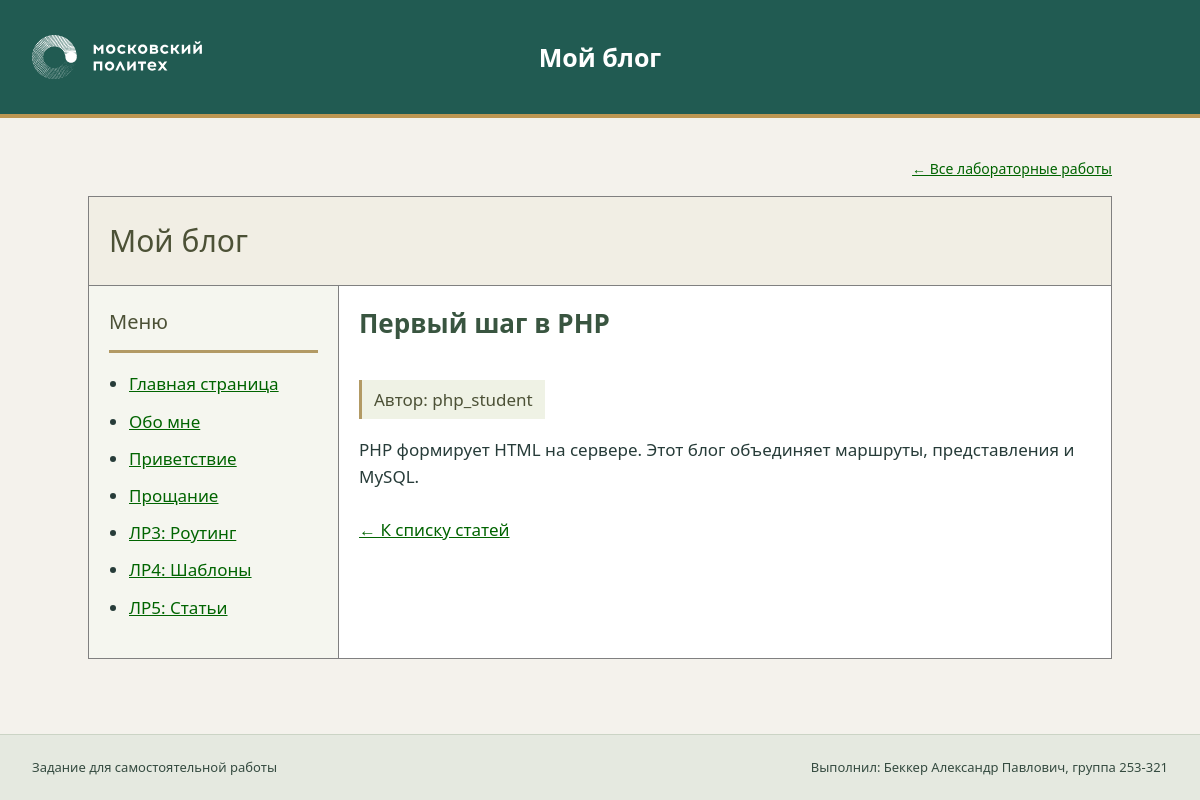
/articles/1, run on the app's committed database.
### tables this page shows
CREATE TABLE IF NOT EXISTS articles (
 id INT UNSIGNED AUTO_INCREMENT PRIMARY KEY,
 user_id INT UNSIGNED NULL,
 title VARCHAR(255) NOT NULL,
 body TEXT NOT NULL,
 CONSTRAINT fk_articles_user FOREIGN KEY (user_id) REFERENCES users(id) ON DELETE SET NULL
);

### app/front.php (called while the page is built, shortened)
<?php
function render(string $view,array $data=[]): void {
    extract($data,EXTR_SKIP);
    ob_start(); require __DIR__.'/Views/'.$view.'.php'; $content=ob_get_clean();
    require __DIR__.'/Templates/main.php';
}
require __DIR__.'/Router.php';
require __DIR__.'/Controllers/ArticlesController.php';
$router=new Router(); $hello=new HelloController(); $articles=new ArticlesController();
$router->get('~^/hello/([^/]+)$~',[$hello,'sayHello']);
$router->get('~^/bye/([^/]+)$~',[$hello,'sayBye']);
$router->get('~^/routing$~',static fn()=>render('routing',['title'=>'Лабораторная №3 — Роутинг']));
$router->get('~^/templates$~',static fn()=>render('templates'));
$router->get('~^/blog$~',static fn()=>render('message',['heading'=>'Мой блог','message'=>'Учебный MVC-проект на чистом PHP: маршруты, шаблоны и статьи.']));
$router->get('~^/about-me$~',static fn()=>render('message',['title'=>'Обо мне','heading'=>'Обо мне','message'=>'Беккер Александр Павлович, группа 253-321. Я изучаю PHP, PDO и архитектуру MVC. Этот сайт объединяет пять лабораторных работ.']));
$router->get('~^/articles$~',[$articles,'index']);
$router->get('~^/articles/([1-9][0-9]*)$~',[$articles,'show']);
try { $router->dispatch($path); }
catch(PDOException $ex) { http_response_code(503); render('message',['title'=>'База данных недоступна','heading'=>'База данных недоступна','message'=>'Настройте config.php и импортируйте SQL-файлы. Инструкция находится в README.']); }

### app/Controllers/ArticlesController.php (called while the page is built, shortened)
<?php
final class ArticlesController {
    public function show(string $id): void {
        $statement=db()->prepare('SELECT id,title,body,user_id FROM articles WHERE id=?');
        $statement->execute([$id]); $article=$statement->fetch();
        $statement=db()->prepare('SELECT nickname FROM users WHERE id=?');
        $statement->execute([$article['user_id']]); $author=$statement->fetch();
        render('article',['title'=>$article['title'],'article'=>$article,'nickname'=>$author ? $author['nickname'] : 'Автор не найден']);
    }
}

### app/Views/article.php (the view, shortened to what this page needs)
<article><h1><?=e($article['title'])?></h1><p class="author">Автор: <?=e($nickname)?></p><div><?=nl2br(e($article['body']))?></div></article><p><a href="<?=e(url('articles'))?>">← К списку статей</a></p>

### app/Router.php (shortened to what this page needs)
<?php
final class Router {
    private array $routes=[];
    public function get(string $pattern, callable $handler): void { $this->routes[]=[$pattern,$handler]; }
    public function dispatch(string $path): void {
        foreach ($this->routes as [$pattern,$handler]) {
            if (preg_match($pattern,$path,$matches)) { array_shift($matches); $handler(...array_map('rawurldecode',$matches)); return; }
        }
    }
}

### assets/site.css (style rules this page uses)
* { box-sizing: border-box; }
body { margin: 0; min-height: 100vh; display: flex; flex-direction: column; background: var(--paper); color: var(--ink); font: 17px/1.6 system-ui, sans-serif; }
a { color: #225d55; }

### assets/blog.css (style rules this page uses)
a, a:visited { color: darkgreen; }
.content h1 { margin-top: 0; font-size: 26px; line-height: 1.35; color: #395540; }
.content article { margin-bottom: 25px; }
.author { display: inline-block; padding: 6px 12px; background: #eff2e5; border-left: 3px solid #b29a64; color: #4c5136; }

### data on the page
articles: title "Первый шаг в PHP", body "PHP формирует HTML на сервере. Этот блог объединяет маршруты, представления и MySQL."

### other printed values
$label "Главная страница"
$label "Обо мне"
$label "Приветствие"
$label "Прощание"
$label "ЛР3: Роутинг"
$label "ЛР4: Шаблоны"
$label "ЛР5: Статьи"
